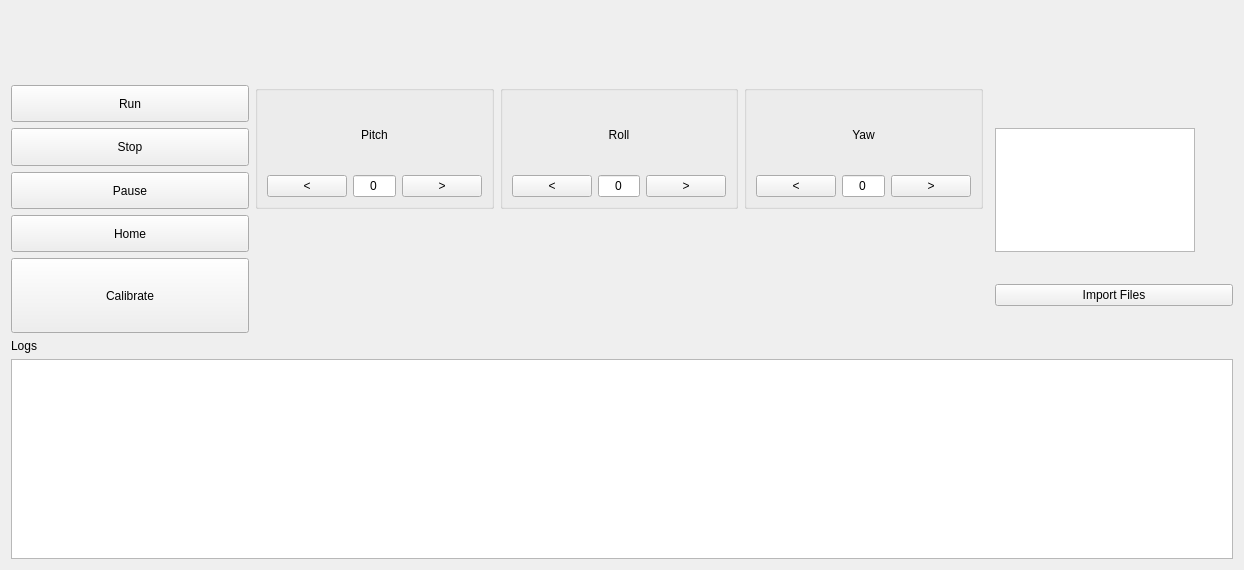
<?xml version="1.0" encoding="UTF-8"?>
<ui version="4.0">
 <class>ControlPanelWindow</class>
 <widget class="QWidget" name="ControlPanelWindow">
  <property name="windowTitle">
   <string>Control Panel</string>
  </property>
  <layout class="QGridLayout" name="gridLayout">
    <columnstretch>1,1,1,1,1,1</columnstretch>
    <rowstretch>1,1,1,1,1,1,2</rowstretch>
   <item row="0" column="0" colspan="6">
    <widget class="QFrame" name="topRowContainer">
        <property name="minimumSize">
            <size>
                <width>0</width>
                <height>60</height> <!-- Set a larger minimum height -->
            </size>
        </property>
        <layout class="QHBoxLayout" name="topRowLayout">
        <item>
            <widget class="QLabel" name="logoLabel">
                <property name="minimumSize">
                    <size>
                        <width>35</width> <!-- Desired minimum width -->
                        <height>50</height> <!-- Desired minimum height -->
                    </size>
                </property>
                 <property name="alignment">
                    <set>Qt::AlignVCenter</set> <!-- Align vertically center -->
                </property>
            </widget>
        </item>
        <item>
            <widget class="QLabel" name="versionLabel">
            <!-- Version Label properties -->
            </widget>
        </item>
        </layout>
    </widget>
    </item>
   <!-- Row 1: Buttons -->
   <item row="1" column="0">
    <widget class="QPushButton" name="runButton">
    <property name="sizePolicy">
        <sizepolicy hsizetype="Expanding" vsizetype="Expanding">
            <horstretch>0</horstretch>
            <verstretch>0</verstretch>
        </sizepolicy>
    </property>
     <property name="text">
      <string>Run</string>
     </property>
    </widget>
   </item>
   <item row="2" column="0">
    <widget class="QPushButton" name="stopButton">
    <property name="sizePolicy">
        <sizepolicy hsizetype="Expanding" vsizetype="Expanding">
            <horstretch>0</horstretch>
            <verstretch>0</verstretch>
        </sizepolicy>
    </property>
     <property name="text">
      <string>Stop</string>
     </property>
    </widget>
   </item>
   <item row="3" column="0">
    <widget class="QPushButton" name="pauseButton">
    <property name="sizePolicy">
        <sizepolicy hsizetype="Expanding" vsizetype="Expanding">
            <horstretch>0</horstretch>
            <verstretch>0</verstretch>
        </sizepolicy>
    </property>
     <property name="text">
      <string>Pause</string>
     </property>
    </widget>
   </item>
   <item row="4" column="0">
    <widget class="QPushButton" name="homeButton">
    <property name="sizePolicy">
        <sizepolicy hsizetype="Expanding" vsizetype="Expanding">
            <horstretch>1</horstretch>
            <verstretch>1</verstretch>
        </sizepolicy>
    </property>
     <property name="text">
      <string>Home</string>
     </property>
    </widget>
   </item>
   <item row="5" column="0">
    <widget class="QPushButton" name="calButton">
        <property name="sizePolicy">
            <sizepolicy hsizetype="Expanding" vsizetype="Expanding">
                <horstretch>1</horstretch>
                <verstretch>1</verstretch>
            </sizepolicy>
        </property>
        <property name="text">
            <string>Calibrate</string>
        </property>
     </widget>
    </item>
    <item row="1" column="1" rowspan="3">
        <widget class="QGroupBox" name="pitchGroup">
            <property name="sizePolicy">
                <sizepolicy hsizetype="Preferred" vsizetype="Preferred">
                    <horstretch>1</horstretch>
                    <verstretch>0</verstretch>
                </sizepolicy>
            </property>
            <property name="title">
                <string></string> <!-- Remove the title here -->
            </property>
            <layout class="QVBoxLayout" name="pitchVLayout">
                <item>
                    <widget class="QLabel" name="pitchLabel">
                        <property name="text">
                            <string>Pitch</string>
                        </property>
                        <property name="alignment">
                            <set>Qt::AlignCenter</set>
                        </property>
                    </widget>
                </item>
                <item>
                    <layout class="QHBoxLayout" name="pitchLayout">
                        <item>
                            <widget class="QPushButton" name="pitchDownButton">
                                <property name="text">
                                    <string>&lt;</string>
                                </property>
                            </widget>
                        </item>
                        <item>
                            <widget class="QLineEdit" name="pitchEdit">
                                <property name="text">
                                    <string>0</string> <!-- Set default text to 0 -->
                                </property>
                                <property name="alignment">
                                    <set>Qt::AlignCenter</set>
                                </property>
                            </widget>
                        </item>
                        <item>
                            <widget class="QPushButton" name="pitchUpButton">
                                <property name="text">
                                    <string>&gt;</string>
                                </property>
                            </widget>
                        </item>
                    </layout>
                </item>
            </layout>
        </widget>
    </item>

    <item row="1" column="2" rowspan="3">
        <widget class="QGroupBox" name="rollGroup">
            <property name="sizePolicy">
                <sizepolicy hsizetype="Preferred" vsizetype="Preferred">
                    <horstretch>1</horstretch>
                    <verstretch>1</verstretch>
                </sizepolicy>
            </property>
            <property name="title">
                <string></string> <!-- Remove the title here -->
            </property>
            <layout class="QVBoxLayout" name="rollVLayout">
                <item>
                    <widget class="QLabel" name="rollLabel">
                        <property name="text">
                            <string>Roll</string>
                        </property>
                        <property name="alignment">
                            <set>Qt::AlignCenter</set>
                        </property>
                    </widget>
                </item>
                <item>
                    <layout class="QHBoxLayout" name="rollLayout">
                        <item>
                            <widget class="QPushButton" name="rollDownButton">
                                <property name="text">
                                    <string>&lt;</string>
                                </property>
                            </widget>
                        </item>
                        <item>
                            <widget class="QLineEdit" name="rollEdit">
                                <property name="text">
                                    <string>0</string> <!-- Set default text to 0 -->
                                </property>
                                <property name="alignment">
                                    <set>Qt::AlignCenter</set>
                                </property>
                            </widget>
                        </item>
                        <item>
                            <widget class="QPushButton" name="rollUpButton">
                                <property name="text">
                                    <string>&gt;</string>
                                </property>
                            </widget>
                        </item>
                    </layout>
                </item>
            </layout>
        </widget>
    </item>

    <item row="1" column="3" rowspan="3">
        <widget class="QGroupBox" name="yawGroup">
            <property name="sizePolicy">
                <sizepolicy hsizetype="Preferred" vsizetype="Preferred">
                    <horstretch>1</horstretch>
                    <verstretch>0</verstretch>
                </sizepolicy>
            </property>
            <property name="title">
                <string></string> <!-- Remove the title here -->
            </property>
            <layout class="QVBoxLayout" name="yawVLayout">
                <item>
                    <widget class="QLabel" name="yawLabel">
                        <property name="text">
                            <string>Yaw</string>
                        </property>
                        <property name="alignment">
                            <set>Qt::AlignCenter</set>
                        </property>
                    </widget>
                </item>
                <item>
                    <layout class="QHBoxLayout" name="yawLayout">
                        <item>
                            <widget class="QPushButton" name="yawDownButton">
                                <property name="text">
                                    <string>&lt;</string>
                                </property>
                            </widget>
                        </item>
                        <item>
                            <widget class="QLineEdit" name="yawEdit">
                                <property name="text">
                                    <string>0</string> <!-- Set default text to 0 -->
                                </property>
                                <property name="alignment">
                                    <set>Qt::AlignCenter</set>
                                </property>
                            </widget>
                        </item>
                        <item>
                            <widget class="QPushButton" name="yawUpButton">
                                <property name="text">
                                    <string>&gt;</string>
                                </property>
                            </widget>
                        </item>
                    </layout>
                </item>
            </layout>
        </widget>
    </item>

   <!-- Row 3: File Management -->
   <item row="2" column="5" rowspan="3">
        <widget class="QListWidget" name="fileList">
            <property name="maximumSize">
                <size>
                    <width>200</width>
                    <height>16777215</height> <!-- Maximum height -->
                </size>
            </property>
        </widget>
    </item>
    <item row="5" column="5">
        <widget class="QPushButton" name="importButton">
            <property name="text">
                <string>Import Files</string>
            </property>
            <property name="sizePolicy">
                <sizepolicy hsizetype="MinimumExpanding" vsizetype="Fixed">
                    <horstretch>1</horstretch>
                    <verstretch>2</verstretch>
                </sizepolicy>
            </property>
        </widget>
    </item>

   <item row="6" column="0" colspan="6">
    <widget class="QLabel" name="logTitleLabel">
        <property name="text">
            <string>Logs</string>
        </property>
        <!-- Add other properties like font size, alignment, etc. -->
    </widget>
    </item>

<!-- Item for the log display area -->
    <item row="7" column="0" colspan="6">
        <widget class="QPlainTextEdit" name="logDisplay">
            <property name="readOnly">
                <bool>true</bool>
            </property>
            <property name="minimumSize">
                <size>
                    <width>0</width>
                    <height>200</height> <!-- Set a reasonable minimum height -->
                </size>
            </property>
            <!-- Remove maximumHeight if you have it to allow for flexible sizing -->
            <!-- Add other properties as needed -->
        </widget>
    </item>
  </layout>
 </widget>
 <resources/>
 <connections/>
</ui>
